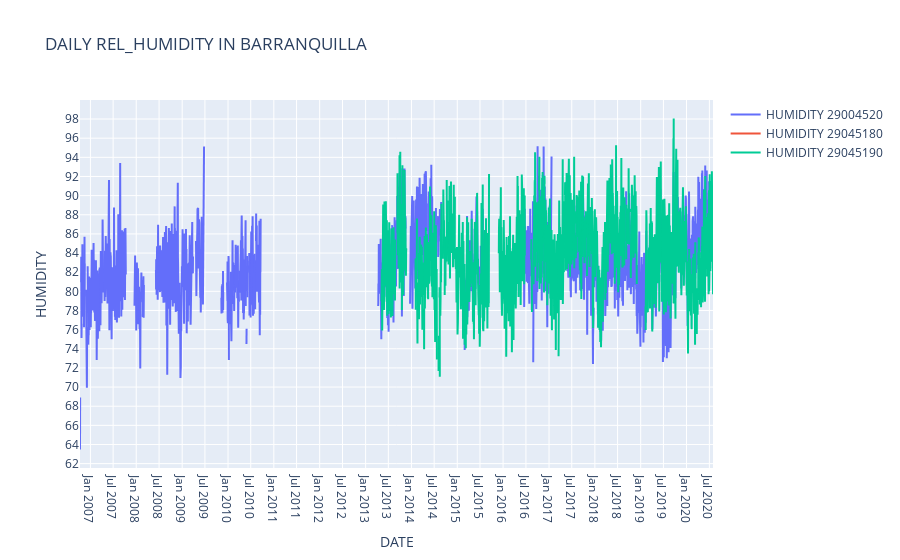

Notebook source saved alongside this figure:
### Code cell
fig = go.Figure()
for df_group in df_hum_daily.groupby("CodigoEstacion"):
    codigoestacion, df_gr = df_group
    df_gr = df_gr.resample('D').mean()
    plot_temp = go.Scatter(x=df_gr.index,
                y=df_gr[standard_var_name+"_MEAN"], name ="HUMIDITY "+str(codigoestacion), mode = "lines", connectgaps= None)
    fig.add_trace(plot_temp)
    
layout = go.Layout(title="DAILY "+standard_var_name+" IN " + municipality_name,
                xaxis=dict(title='DATE'),
                yaxis=dict(title='HUMIDITY'))
fig.update_layout(layout)
fig.update_yaxes(nticks=20)
fig.update_xaxes(nticks=40)
fig.show()

### Figure 1 — Plotly figure (JSON) as saved in the notebook; plotly's stock layout.template omitted (floating-point values rounded to 4 significant figures; data arrays with more than 128 entries replaced by an {"elided": "..."} marker saying what was removed)
{"data": [{"mode": "lines", "name": "HUMIDITY 29004520", "type": "scatter", "x": {"elided": "5028 str values"}, "y": {"elided": "5028 float values"}}, {"mode": "lines", "name": "HUMIDITY 29045180", "type": "scatter", "x": ["2017-10-02T00:00:00"], "y": [87.04]}, {"mode": "lines", "name": "HUMIDITY 29045190", "type": "scatter", "x": {"elided": "2641 str values"}, "y": {"elided": "2641 float values"}}], "layout": {"title": {"text": "DAILY REL_HUMIDITY IN BARRANQUILLA"}, "xaxis": {"nticks": 40, "title": {"text": "DATE"}}, "yaxis": {"nticks": 20, "title": {"text": "HUMIDITY"}}}}
